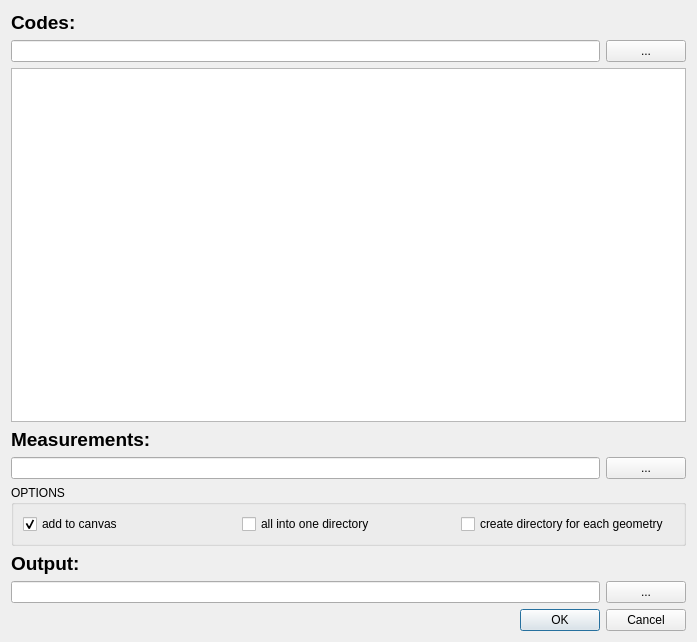
<?xml version="1.0" encoding="UTF-8"?>
<ui version="4.0">
 <class>ReadCodesDialogBase</class>
 <widget class="QDialog" name="ReadCodesDialogBase">
  <property name="geometry">
   <rect>
    <x>0</x>
    <y>0</y>
    <width>697</width>
    <height>642</height>
   </rect>
  </property>
  <property name="windowTitle">
   <string>Codes 2 Geometry</string>
  </property>
  <layout class="QVBoxLayout" name="verticalLayout">
   <item>
    <widget class="QLabel" name="label_6">
     <property name="font">
      <font>
       <pointsize>14</pointsize>
       <weight>75</weight>
       <bold>true</bold>
      </font>
     </property>
     <property name="text">
      <string>Codes:</string>
     </property>
    </widget>
   </item>
   <item>
    <layout class="QHBoxLayout" name="horizontalLayout_2">
     <item>
      <widget class="QLineEdit" name="txtbox_input_codes"/>
     </item>
     <item>
      <widget class="QPushButton" name="button_load_codes">
       <property name="text">
        <string>...</string>
       </property>
      </widget>
     </item>
    </layout>
   </item>
   <item>
    <widget class="QTextEdit" name="txtbox_code_preview"/>
   </item>
   <item>
    <widget class="QLabel" name="label_4">
     <property name="font">
      <font>
       <pointsize>14</pointsize>
       <weight>75</weight>
       <bold>true</bold>
      </font>
     </property>
     <property name="text">
      <string>Measurements:</string>
     </property>
    </widget>
   </item>
   <item>
    <layout class="QHBoxLayout" name="horizontalLayout">
     <item>
      <widget class="QLineEdit" name="txtbox_input_meas"/>
     </item>
     <item>
      <widget class="QPushButton" name="button_load_meas">
       <property name="text">
        <string>...</string>
       </property>
      </widget>
     </item>
    </layout>
   </item>
   <item>
    <widget class="QGroupBox" name="groupBox">
     <property name="title">
      <string>OPTIONS</string>
     </property>
     <layout class="QHBoxLayout" name="horizontalLayout_5">
      <item>
       <widget class="QCheckBox" name="box_addcanvas">
        <property name="text">
         <string>add to canvas</string>
        </property>
        <property name="checked">
         <bool>true</bool>
        </property>
       </widget>
      </item>
      <item>
       <widget class="QCheckBox" name="box_nodir">
        <property name="text">
         <string>all into one directory</string>
        </property>
       </widget>
      </item>
      <item>
       <widget class="QCheckBox" name="box_createdir">
        <property name="text">
         <string>create directory for each geometry</string>
        </property>
       </widget>
      </item>
     </layout>
    </widget>
   </item>
   <item>
    <widget class="QLabel" name="label_5">
     <property name="font">
      <font>
       <pointsize>14</pointsize>
       <weight>75</weight>
       <bold>true</bold>
      </font>
     </property>
     <property name="text">
      <string>Output:</string>
     </property>
    </widget>
   </item>
   <item>
    <layout class="QHBoxLayout" name="horizontalLayout_3">
     <item>
      <widget class="QLineEdit" name="txtbox_output_geom"/>
     </item>
     <item>
      <widget class="QPushButton" name="button_load_output">
       <property name="text">
        <string>...</string>
       </property>
      </widget>
     </item>
    </layout>
   </item>
   <item>
    <layout class="QHBoxLayout" name="horizontalLayout_4">
     <item>
      <widget class="QDialogButtonBox" name="button_box">
       <property name="orientation">
        <enum>Qt::Horizontal</enum>
       </property>
       <property name="standardButtons">
        <set>QDialogButtonBox::Cancel|QDialogButtonBox::Ok</set>
       </property>
      </widget>
     </item>
    </layout>
   </item>
  </layout>
 </widget>
 <resources/>
 <connections>
  <connection>
   <sender>button_box</sender>
   <signal>accepted()</signal>
   <receiver>ReadCodesDialogBase</receiver>
   <slot>accept()</slot>
   <hints>
    <hint type="sourcelabel">
     <x>430</x>
     <y>510</y>
    </hint>
    <hint type="destinationlabel">
     <x>270</x>
     <y>434</y>
    </hint>
   </hints>
  </connection>
  <connection>
   <sender>button_box</sender>
   <signal>rejected()</signal>
   <receiver>ReadCodesDialogBase</receiver>
   <slot>reject()</slot>
   <hints>
    <hint type="sourcelabel">
     <x>511</x>
     <y>515</y>
    </hint>
    <hint type="destinationlabel">
     <x>193</x>
     <y>19</y>
    </hint>
   </hints>
  </connection>
 </connections>
</ui>
